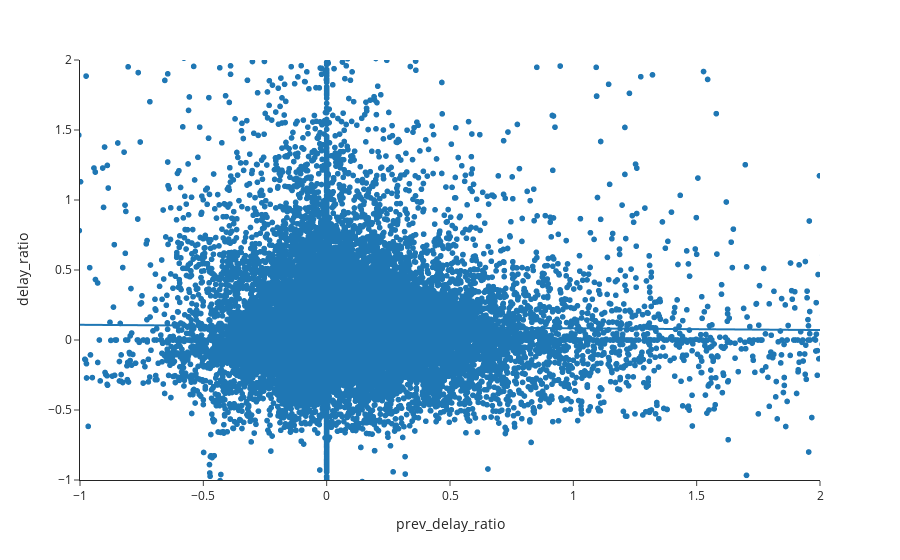

Notebook cell for this chart:
### Code cell
df = via_inter_legs_clean


fig = px.scatter(df, x="prev_delay_ratio", y="delay_ratio", range_x=[-1, 2], range_y=[-1, 2], trendline="ols")
fig.show()

### Figure 1 — Plotly figure (JSON) as saved in the notebook; plotly's stock layout.template omitted (floating-point values rounded to 4 significant figures; data arrays with more than 128 entries replaced by an {"elided": "..."} marker saying what was removed)
{"data": [{"hovertemplate": "prev_delay_ratio=%{x}<br>delay_ratio=%{y}<extra></extra>", "legendgroup": "", "marker": {"color": "#1F77B4", "symbol": "circle"}, "mode": "markers", "name": "", "showlegend": false, "type": "scattergl", "x": {"elided": "42964 float values"}, "xaxis": "x", "y": {"elided": "42964 float values"}, "yaxis": "y"}, {"hovertemplate": "<b>OLS trendline</b><br>delay_ratio = -0.0125328 * prev_delay_ratio + 0.0962472<br>R<sup>2</sup>=0.000157<br><br>prev_delay_ratio=%{x}<br>delay_ratio=%{y} <b>(trend)</b><extra></extra>", "legendgroup": "", "marker": {"color": "#1F77B4", "symbol": "circle"}, "mode": "lines", "name": "", "showlegend": false, "type": "scattergl", "x": {"elided": "42964 float values"}, "xaxis": "x", "y": {"elided": "42964 float values"}, "yaxis": "y"}], "layout": {"legend": {"tracegroupgap": 0}, "margin": {"t": 60}, "xaxis": {"anchor": "y", "domain": [0, 1], "range": [-1, 2], "title": {"text": "prev_delay_ratio"}}, "yaxis": {"anchor": "x", "domain": [0, 1], "range": [-1, 2], "title": {"text": "delay_ratio"}}}}
